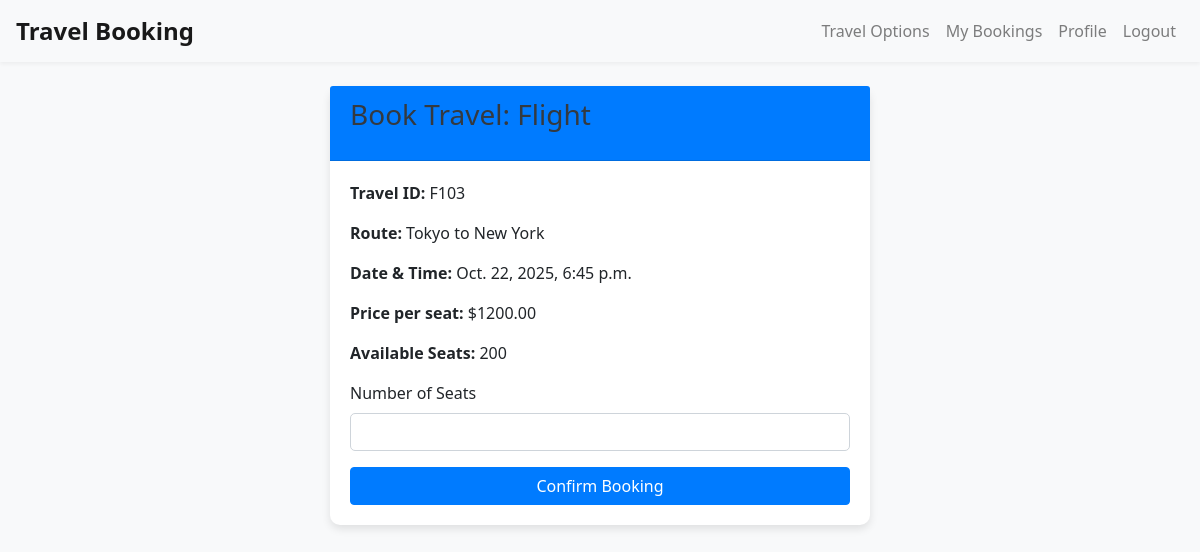
Screenshot of /book/3/ (signed in) with the database file from the repository.
### booking_app/models.py (models this page shows, shortened)
class TravelOption(models.Model):
    TRAVEL_TYPES = (
        ('Flight', 'Flight'),
        ('Train', 'Train'),
        ('Bus', 'Bus'),
    )
    travel_id = models.CharField(max_length=100, unique=True)
    travel_type = models.CharField(max_length=10, choices=TRAVEL_TYPES)
    source = models.CharField(max_length=100)
    destination = models.CharField(max_length=100)
    date_time = models.DateTimeField()
    price = models.DecimalField(max_digits=10, decimal_places=2)
    available_seats = models.IntegerField()

### booking_app/views.py (the view, shortened to what this page needs)
# urls.py: path('book/<int:travel_id>/', views.book_travel, name='book_travel'),
@login_required
def book_travel(request, travel_id):
    travel_option = get_object_or_404(TravelOption, id=travel_id)
    return render(request, 'book_travel.html', {'travel_option': travel_option})

### booking_app/templates/book_travel.html (shortened to what this page needs)
{% extends 'base.html' %}
{% load static %}
{% block content %}
<div class="row justify-content-center">
    <div class="col-md-6">
        <div class="card">
            <div class="card-header">
                <h3>Book Travel: {{ travel_option.travel_type }}</h3>
            </div>
            <div class="card-body">
                <p><strong>Travel ID:</strong> {{ travel_option.travel_id }}</p>
                <p><strong>Route:</strong> {{ travel_option.source }} to {{ travel_option.destination }}</p>
                <p><strong>Date & Time:</strong> {{ travel_option.date_time }}</p>
                <p><strong>Price per seat:</strong> ${{ travel_option.price }}</p>
                <p><strong>Available Seats:</strong> {{ travel_option.available_seats }}</p>
                <form method="post">
                    <div class="form-group">
                        <label for="seats">Number of Seats</label>
                        <input type="number" class="form-control" id="seats" name="seats" min="1" max="{{ travel_option.available_seats }}" required>
                    </div>
                    <button type="submit" class="btn btn-primary btn-block">Confirm Booking</button>
                </form>
            </div>
        </div>
    </div>
</div>
{% endblock %}

### booking_app/static/css/style.css (style rules this page uses)
body { font-family: 'Segoe UI', Tahoma, Geneva, Verdana, sans-serif; background-color: #f8f9fa; }
h1, h2, h3, h4, h5, h6 { color: #343a40; margin-bottom: 1rem; }
.card { border: none; border-radius: 10px; box-shadow: 0 4px 8px rgba(0,0,0,.1); }
.card-header { background-color: #007bff; color: #fff; border-top-left-radius: 10px; border-top-right-radius: 10px; font-weight: bold; }
.form-control { border-radius: 5px; }
.btn-primary { background-color: #007bff; border-color: #007bff; }

### rows the page displays
TravelOption: travel_type "Flight", travel_id "F103", source "Tokyo", destination "New York", date_time "Oct. 22, 2025, 6:45 p.m.", price "1200.00", available_seats "200"
